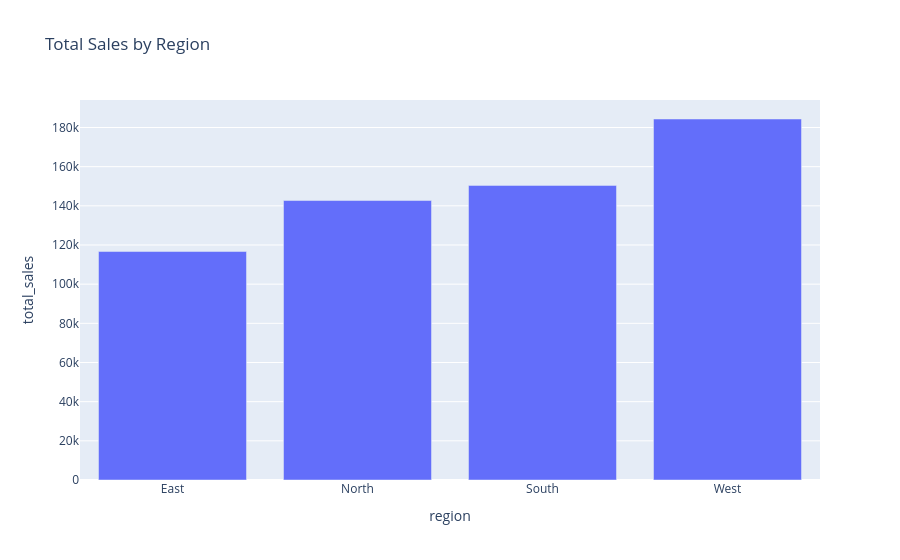

Write notebook code for a chart like this one.
### Code cell
fig = px.bar(
    data_frame=sales_by_region,
    x="region",
    y="total_sales",
    title="Total Sales by Region"
)

fig.show()

### Figure 1 — Plotly figure (JSON) as saved in the notebook; plotly's stock layout.template omitted (floating-point values rounded to 4 significant figures)
{"data": [{"hovertemplate": "region=%{x}<br>total_sales=%{y}<extra></extra>", "legendgroup": "", "marker": {"color": "#636efa", "pattern": {"shape": ""}}, "name": "", "orientation": "v", "showlegend": false, "textposition": "auto", "type": "bar", "x": ["East", "North", "South", "West"], "xaxis": "x", "y": [116700.0, 142700.0, 150400.0, 184300.0], "yaxis": "y"}], "layout": {"barmode": "relative", "legend": {"tracegroupgap": 0}, "title": {"text": "Total Sales by Region"}, "xaxis": {"anchor": "y", "domain": [0, 1], "title": {"text": "region"}}, "yaxis": {"anchor": "x", "domain": [0, 1], "title": {"text": "total_sales"}}}}
